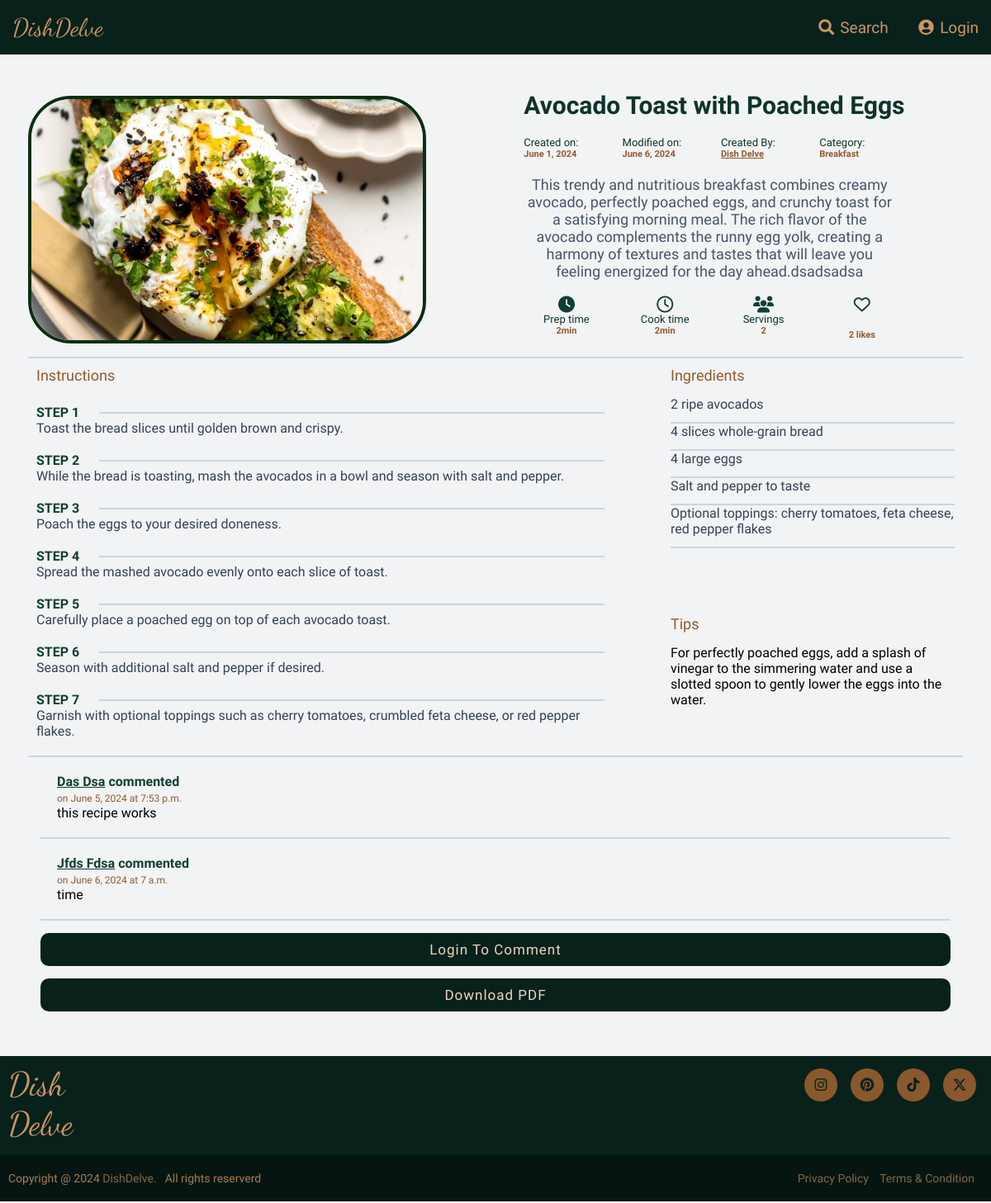
Before: /recipe-view/2/ with the older database file.
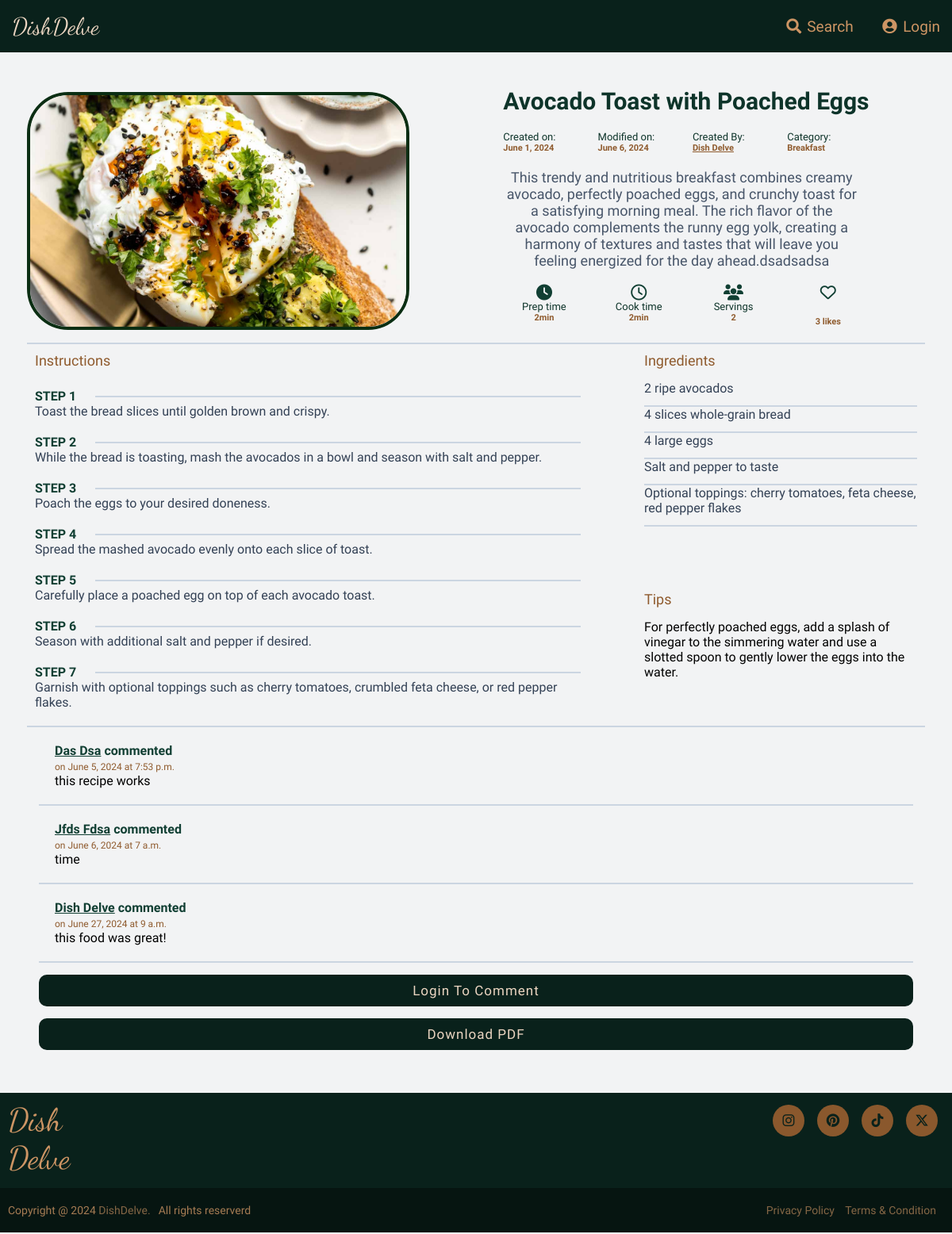
After: the same page with the newer database file.
### recipes/models.py (models this page shows, shortened)
class RecipePosts(models.Model):
    title = models.CharField(max_length=60, help_text="Recipe Title/Name")
    category = models.CharField(max_length=10, help_text="Category of recipe")
    dish_description = models.TextField(help_text="The description of the recipe")
    servings = models.IntegerField(help_text="Number of servings")
    prep_time = models.CharField(max_length=10, help_text="Preparation time in a string format")
    cook_time = models.CharField(max_length=10, help_text="Cook time in a string format")
    ingredients = models.TextField(help_text="The ingredients to create the recipe. Split by '§' symbol.")
    directions = models.TextField(help_text="The directions to create the recipe. Split by '§' symbol.")
    food_image = models.ImageField(upload_to='food_images/', null=True, blank=True, help_text="Image of the Recipe")
    date_created = models.DateTimeField(auto_now_add=True, help_text="Date of creation set automatically")
    date_modified = models.DateTimeField(blank=True, null=True, help_text="Date of modification was made")
    uploaded_by = models.ForeignKey(User, on_delete=models.CASCADE, help_text="The user who created the recipe")
    tips = models.TextField(null=True, blank=True, help_text="Any tips for the recipe to make it better")
    @property
    def total_likes(self):
        return self.likes.count()

class Comments(models.Model):
    body = models.TextField(help_text="The body of the comment")
    created_on = models.DateTimeField(auto_now_add=True, help_text="Date of comment set automatically")
    post = models.ForeignKey(RecipePosts, on_delete=models.CASCADE, related_name='comments', help_text="Comment on Recipe post")
    author = models.ForeignKey(User, on_delete=models.CASCADE, help_text="The user who created the comment")

class User(AbstractBaseUser, PermissionsMixin):
    email = models.EmailField(unique=True, help_text="Email address of user which is unique in database")
    first_name = models.CharField(max_length=50, help_text="First name of user")
    last_name = models.CharField(max_length=50, help_text="Last name of user")
    profile_picture = models.ImageField(upload_to='user_profile/', null=True, blank=True, help_text="Profile picture of user")
    bio = models.TextField(null=True, blank=True, help_text="Short bio of user when another user views profile")
    is_active = models.BooleanField(default=True, help_text="Whether user is active")
    is_staff = models.BooleanField(default=False, help_text="Whether user is staff")
    date_joined = models.DateTimeField(auto_now_add=True, help_text="Date the account was created")
    date_of_birth = models.DateField(null=True, blank=True, help_text="Date of birth of user")
    gender = models.CharField(max_length=10, choices=GENDER_CHOICE, null=True, blank=True, help_text="Gender of user")
    country = models.CharField(max_length=80, choices=COUNTRY_CHOICES, null=True, blank=True, help_text="Country of user")
    objects = CustomUserManager()
    USERNAME_FIELD = 'email'
    REQUIRED_FIELDS = []
    def get_full_name(self):
        return f'{self.first_name.title()} {self.last_name.title()}'

### recipes/views.py (the view, shortened to what this page needs)
# urls.py: path('recipe-view/<int:post_id>/', ViewRecipeView.as_view(), name='recipe_view'),
class ViewRecipeView(TemplateView):
    template_name = 'recipes/recipe_view.html'
    def get_context_data(self, **kwargs):
        context = super(ViewRecipeView, self).get_context_data(**kwargs)
        post = get_object_or_404(RecipePosts, id=self.kwargs['post_id'])
        page = self.request.GET.get('page', 1)
        context['user'] = self.request.user
        context['recipe'] = post
        context['ingredients'] = post.ingredients.split('§')
        context['directions'] = post.directions.split('§')
        if self.request.user.is_authenticated:
            context['is_liked'] = Like.objects.filter(user=self.request.user, recipe_post=post).exists()
        else:
            context['is_liked'] = False
        context['post_user_id'] = post.uploaded_by.id
        context['form'] = CommentForm()
        context['comments'] = custom_paginate_qs(post.comments.all(), page)
        return context

### recipes/views.py (called while the page is built)
def custom_paginate_qs(qs, page, item_count: int = 5):
    paginator = Paginator(qs, item_count)
    try:
        paginated_qs = paginator.page(page)
    except PageNotAnInteger:
        paginated_qs = paginator.page(1)
    except EmptyPage:
        paginated_qs = paginator.page(paginator.num_pages)
    return paginated_qs

### recipes/templates/recipes/recipe_view.html (shortened to what the changed rows need)
{% extends "recipes/base.html" %}
{% load static %}
{% block links %}
    <link rel="stylesheet" type="text/css" href="{% static 'recipes/styles.css' %}">
    <link rel="stylesheet" href="https://cdnjs.cloudflare.com/ajax/libs/font-awesome/5.14.0/css/all.min.css"/>
{% endblock %}
{% block content %}
    <div class="base-container">
        <div class="recipe-page">
            <section class="recipe-hero">
                <img src="{{ recipe.food_image.url }}" class="img recipe-hero-img" alt="{{ recipe.title }}"/>
                <article class="recipe-info">
                    <label class="title-account">{{ recipe.title }}</label>
                    <div class="recipe-information">
                        <article>
                            <label>Created on:</label>
                            <a>{{ recipe.date_created.date }}</a>
                        </article>
                        {% if recipe.date_modified %}
                            <article>
                                <label>Modified on:</label>
                                <a>{{ recipe.date_modified.date }}</a>
                            </article>
                        {% endif %}
                        <article>
                            <label>Created By:</label>
                            <a href="{% url 'user_view' user_id=post_user_id %}">{{ recipe.uploaded_by.get_full_name }}</a>
                        </article>
                        <article>
                            <label>Category:</label>
                            <a>{{ recipe.category.title }}</a>
                        </article>
                    </div>
                    <p class="about-recipe">{{ recipe.dish_description }}</p>
                    <div class="recipe-icons">
                        <article>
                            <i class="fa-solid fa-clock"></i>
                            <label>Prep time</label>
                            <a>{{ recipe.prep_time }}</a>
                        </article>
                        <article>
                            <i class="fa-regular fa-clock"></i>
                            <label>Cook time</label>
                            <a>{{ recipe.cook_time }}</a>
                        </article>
                        <article>
                            <i class="fa-solid fa-users"></i>
                            <label>Servings</label>
                            <a>{{ recipe.servings }}</a>
                        </article>
                        <article>
                            <form action="{% url 'like_post' recipe.id %}" method="POST">
                                <button type="submit" style="background:none; border:none; padding:0; cursor:pointer;">
                                </button>
                            </form>
                            <br>
                            <a>{{ recipe.total_likes }} likes</a>
                        </article>
                    </div>
                </article>
            </section>
            <section class="recipe-content">
                <article>
                    {% for direction in directions %}
                        <div class="single-instruction">
                            <header>
                                <p>Step {{ forloop.counter }}</p>
                                <div></div>
                            </header>
                            <p>{{ direction }}</p>
                        </div>
                    {% endfor %}
                </article>
                <article class="second-column">
                    <div>
                        <h4>Ingredients</h4>
                        {% for ingredient in ingredients %}
                            <p class="single-ingredient">{{ ingredient }}</p>
                        {% endfor %}
                    </div>
                    {% if recipe.tips %}
                        <div>
                            <h4>Tips</h4>
                            <p>{{ recipe.tips }}</p>
                        </div>
                    {% endif %}
                </article>
            </section>
            <div class="counter">
                <div class="row">
                    <div class="account-button-container">
                        <div class="count-data text-center">
                            {% if comments %}
                                {% for comment in comments %}
                                    <div class="user-comment">
                                        <a class="comment-author"
                                           href="{% url 'user_view' user_id=comment.author.id %}">{{ comment.author.get_full_name }}</a>
                                        <label class="comment-author">commented</label>
                                        <br>
                                        <label class="comment-date">on {{ comment.created_on.date }}
                                            at {{ comment.created_on.time }}</label>
                                        <p>{{ comment.body }}</p>
                                    </div>
                                    <div class="seperator"></div>
                                {% endfor %}
                            {% else %}
                                <p>There are no comments on this post yet</p>
                            {% endif %}
                        </div>
                    </div>
                </div>
            </div>
        </div>
    </div>
{% endblock %}

Changed rows visible on the page:
computed for RecipePosts "Avocado Toast with Poached Eggs": total_likes "2" → "3"
added Comments: author.get_full_name "Dish Delve", created_on "June 27, 2024", created_on.time "9 a.m.", body "this food was great!"
